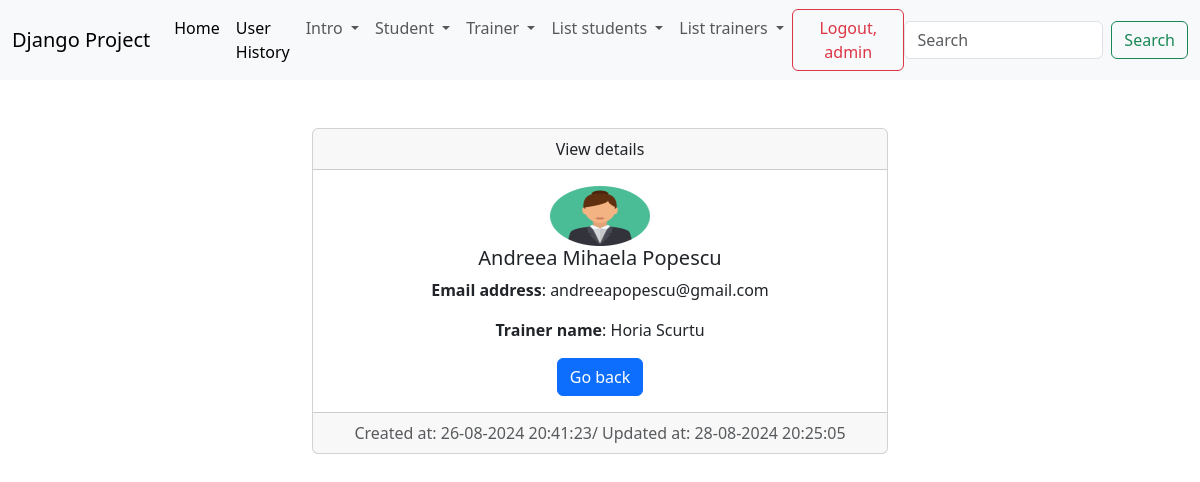
The app's page /details_student/3/ (signed in) with its own data.
### student/models.py (models this page shows)
class Student(models.Model):
    gender_options = [
        ('male', 'Male'),
        ('female', 'Female')
    ]
    first_name = models.CharField(max_length=40)  # max_length=255
    last_name = models.CharField(max_length=40, null=True, blank=True)
    profile = models.ImageField(upload_to='profiles_student/', null=True)
    email = models.EmailField(max_length=50)
    age = models.PositiveIntegerField()
    gender = models.CharField(max_length=6, choices=gender_options)
    description = models.TextField(max_length=500)
    start_date = models.DateField()
    end_date = models.DateField()
    active = models.BooleanField(default=True)
    trainer = models.ForeignKey(Trainer, on_delete=models.CASCADE, null=True)
    created_at = models.DateTimeField(auto_now_add=True)  # Stochez data si ora cand a fost adaugat noul student
    updated_at = models.DateTimeField(auto_now=True)  # Stochez data si ora de fiecare data cand actualizez
    def __str__(self):
        return f'{self.first_name} {self.last_name}'

### trainer/models.py (models this page shows)
class Trainer(models.Model):
    first_name = models.CharField(max_length=20)
    last_name = models.CharField(max_length=20)
    course = models.CharField(max_length=40)
    email = models.EmailField(max_length=40)
    active = models.BooleanField(default=True)
    profile = models.ImageField(upload_to='profiles_trainer/', null=True)
    def __str__(self):
        return f'{self.first_name} {self.last_name}'

### student/views.py (the view)
# urls.py: path('details_student/<int:pk>/', views.StudentDetailView.as_view(), name='details-student'),
class StudentDetailView(LoginRequiredMixin, PermissionRequiredMixin, DetailView):
    template_name = 'student/details_student.html'
    model = Student
    permission_required = 'student.view_student'

### djangoProject/context_processors.py (called while the page is built)
def get_all_students(request):
    return {'students': Student.objects.all()}

def get_all_trainers(request):
    return {'trainers': Trainer.objects.all()}

### templates/student/details_student.html (shortened to what this page needs)
{% extends 'base.html' %}
{% load static %}
{% block content %}
    <div class="container-fluid">
        <div class="row">
            <div class="col-md-6 offset-md-3">
                <br><br>
                <div class="card text-center">
                    <div class="card-header">
                        View details
                    </div>
                    <div class="card-body">
                        {% if student.profile %}
                            <img src="{{ student.profile.url }}" alt="Picture profile" width="100"
                                 height="60">
                        {% elif student.gender == 'male' %}
                            <img src="{% static 'img.png' %}" alt="Picture profile" width="100" height="100">
                        {% elif student.gender == 'female' %}
                            <img src="{% static 'img_1.png' %}" alt="Picture profile" width="100"
                                 height="60">
                        {% else %}
                            No image
                        {% endif %}
                        <h5 class="card-title">{{ student }}</h5>
                        <p class="card-text"><strong>Email address</strong>: {{ student.email }}</p>
                        <p class="card-text"><strong>Trainer name</strong>:{% if student.trainer %} {{ student.trainer }} {% else %} No trainer {% endif %}</p>
                        <a href="{% url 'list-of-students' %}" class="btn btn-primary">Go back</a>
                    </div>
                    <div class="card-footer text-body-secondary">
                        Created at: {{ student.created_at|date:'d-m-Y H:i:s'}}/ Updated at: {{ student.updated_at|date:'d-m-Y H:i:s' }}
                    </div>
                </div>
            </div>
        </div>
    </div>
{% endblock %}

### templates/navbar.html (shortened to what this page needs)
<nav class="navbar navbar-expand-lg bg-body-tertiary">
    <div class="container-fluid">
        <a class="navbar-brand" href="#">Django Project</a>
        <div class="collapse navbar-collapse" id="navbarSupportedContent">
            <ul class="navbar-nav me-auto mb-2 mb-lg-0">
                <li class="nav-item">
                    <a class="nav-link active" aria-current="page" href="{% url 'home_page' %}">Home</a>
                </li>
                {% if user.is_superuser %}
                    <li class="nav-item">
                        <a class="nav-link active" aria-current="page" href="{% url 'user-history' %}">User History</a>
                    </li>
                {% endif %}
                {% if user.is_authenticated %}
                    <li class="nav-item dropdown">
                        <a class="nav-link dropdown-toggle" href="#" role="button" data-bs-toggle="dropdown"
                           aria-expanded="false">
                            Intro
                        </a>
                    </li>
                    {% if perms.student.add_student or perms.student.view_list_of_students or perms.student.view_history_students %}
                        <li class="nav-item dropdown">
                            <a class="nav-link dropdown-toggle" href="#" role="button" data-bs-toggle="dropdown"
                               aria-expanded="false">
                                Student
                            </a>
                        </li>
                    {% endif %}
                    {% if perms.trainer.add_trainer or perms.trainer.view_list_of_trainers %}
                        <li class="nav-item dropdown">
                            <a class="nav-link dropdown-toggle" href="#" role="button" data-bs-toggle="dropdown"
                               aria-expanded="false">
                                Trainer
                            </a>
                        </li>
                    {% endif %}
                {% endif %}
                <li class="nav-item dropdown">
                    <a class="nav-link dropdown-toggle" href="#" role="button" data-bs-toggle="dropdown"
                       aria-expanded="false">
                        List students
                    </a>
                </li>
                <li class="nav-item dropdown">
                    <a class="nav-link dropdown-toggle" href="#" role="button" data-bs-toggle="dropdown"
                       aria-expanded="false">
                        List trainers
                    </a>
                </li>
            </ul>
            {% if user.is_authenticated %}
                <form method="post" action="{% url 'logout' %}">
                    <button type="submit" class="btn btn-outline-danger">Logout, {{ user.username }}</button>
                </form>
                <form class="d-flex" role="search">
                    <input class="form-control me-2" type="search" placeholder="Search" aria-label="Search">
                    <button class="btn btn-outline-success" type="submit">Search</button>
                </form>
            {% else %}
                <div>
                    <a class="btn btn-outline-secondary" href="{% url 'login' %}">Login</a>
                    <a class="btn btn-outline-success" href="{% url 'create-user' %}">Sign up</a>
                </div>
            {% endif %}
        </div>
    </div>
</nav>

### records on screen
Student: profile (picture), first_name+last_name "Andreea Mihaela Popescu", email "andreeapopescu@gmail.com", trainer "Horia Scurtu", created_at "26-08-2024 20:41:23", updated_at "28-08-2024 20:25:05"

### other values on screen
{{ user.username }} "admin"
